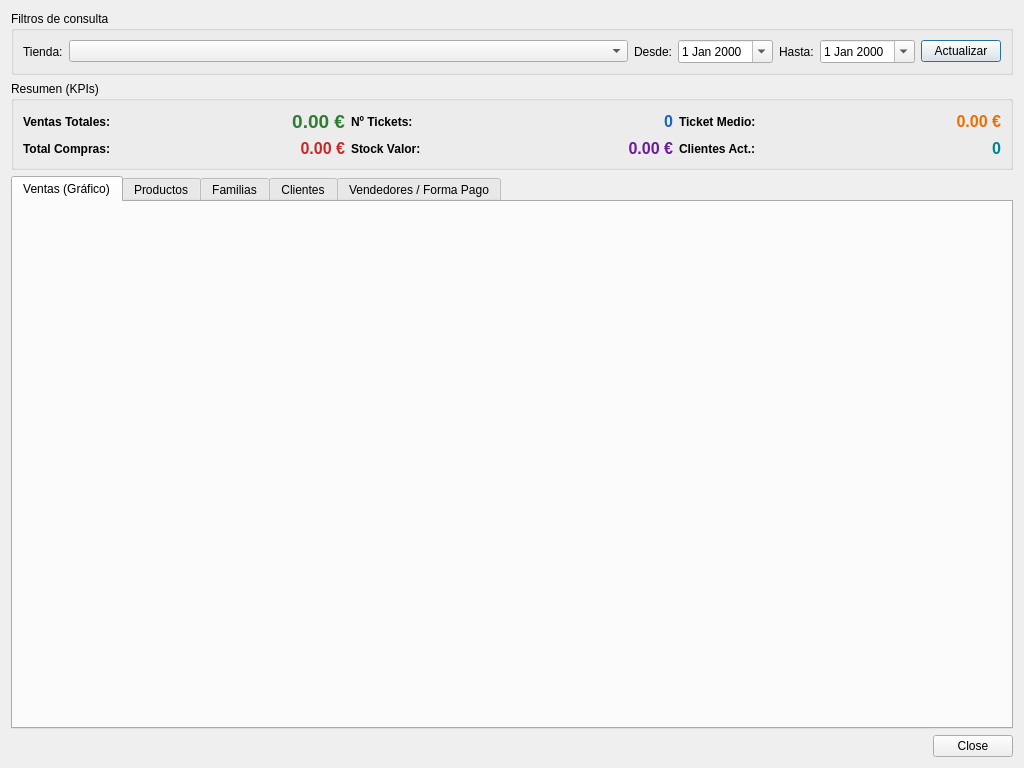
<?xml version="1.0" encoding="UTF-8"?>
<ui version="4.0">
 <class>Estadisticas</class>
 <widget class="QDialog" name="Estadisticas">
  <property name="geometry">
   <rect>
    <x>0</x>
    <y>0</y>
    <width>1024</width>
    <height>768</height>
   </rect>
  </property>
  <property name="windowTitle">
   <string>Estadísticas Avanzadas</string>
  </property>
  <layout class="QVBoxLayout" name="verticalLayout">
   <item>
    <widget class="QGroupBox" name="groupBoxFiltros">
     <property name="title">
      <string>Filtros de consulta</string>
     </property>
     <layout class="QHBoxLayout" name="horizontalLayout">
      <item>
       <widget class="QLabel" name="labelTienda">
        <property name="text">
         <string>Tienda:</string>
        </property>
       </widget>
      </item>
      <item>
       <widget class="QComboBox" name="comboTienda">
        <property name="sizePolicy">
         <sizepolicy hsizetype="Expanding" vsizetype="Fixed">
          <horstretch>0</horstretch>
          <verstretch>0</verstretch>
         </sizepolicy>
        </property>
       </widget>
      </item>
      <item>
       <widget class="QLabel" name="labelDesde">
        <property name="text">
         <string>Desde:</string>
        </property>
       </widget>
      </item>
      <item>
       <widget class="QDateEdit" name="dateDesde">
        <property name="calendarPopup">
         <bool>true</bool>
        </property>
       </widget>
      </item>
      <item>
       <widget class="QLabel" name="labelHasta">
        <property name="text">
         <string>Hasta:</string>
        </property>
       </widget>
      </item>
      <item>
       <widget class="QDateEdit" name="dateHasta">
        <property name="calendarPopup">
         <bool>true</bool>
        </property>
       </widget>
      </item>
      <item>
       <widget class="QPushButton" name="btnActualizar">
        <property name="text">
         <string>Actualizar</string>
        </property>
        <property name="icon">
         <iconset theme="view-refresh"/>
        </property>
       </widget>
      </item>
     </layout>
    </widget>
   </item>
   <item>
    <widget class="QGroupBox" name="groupBoxKPIs">
     <property name="title">
      <string>Resumen (KPIs)</string>
     </property>
     <layout class="QGridLayout" name="gridLayoutKPIs">
      <item row="0" column="0">
       <widget class="QLabel" name="labelKpiVentasTitle">
        <property name="text">
         <string>Ventas Totales:</string>
        </property>
        <property name="font">
         <font>
          <bold>true</bold>
         </font>
        </property>
       </widget>
      </item>
      <item row="0" column="1">
       <widget class="QLabel" name="lblVentasTotal">
        <property name="text">
         <string>0.00 €</string>
        </property>
        <property name="font">
         <font>
          <pointsize>14</pointsize>
          <bold>true</bold>
         </font>
        </property>
        <property name="styleSheet">
         <string>color: #2E7D32;</string>
        </property>
        <property name="alignment">
         <set>Qt::AlignRight|Qt::AlignTrailing|Qt::AlignVCenter</set>
        </property>
       </widget>
      </item>
      <item row="0" column="2">
       <widget class="QLabel" name="labelKpiTicketsTitle">
        <property name="text">
         <string>Nº Tickets:</string>
        </property>
        <property name="font">
         <font>
          <bold>true</bold>
         </font>
        </property>
       </widget>
      </item>
      <item row="0" column="3">
       <widget class="QLabel" name="lblNumTickets">
        <property name="text">
         <string>0</string>
        </property>
        <property name="font">
         <font>
          <pointsize>12</pointsize>
          <bold>true</bold>
         </font>
        </property>
        <property name="styleSheet">
         <string>color: #1565C0;</string>
        </property>
        <property name="alignment">
         <set>Qt::AlignRight|Qt::AlignTrailing|Qt::AlignVCenter</set>
        </property>
       </widget>
      </item>
      <item row="0" column="4">
       <widget class="QLabel" name="labelKpiMedioTitle">
        <property name="text">
         <string>Ticket Medio:</string>
        </property>
        <property name="font">
         <font>
          <bold>true</bold>
         </font>
        </property>
       </widget>
      </item>
      <item row="0" column="5">
       <widget class="QLabel" name="lblTicketMedio">
        <property name="text">
         <string>0.00 €</string>
        </property>
        <property name="font">
         <font>
          <pointsize>12</pointsize>
          <bold>true</bold>
         </font>
        </property>
        <property name="styleSheet">
         <string>color: #EF6C00;</string>
        </property>
        <property name="alignment">
         <set>Qt::AlignRight|Qt::AlignTrailing|Qt::AlignVCenter</set>
        </property>
       </widget>
      </item>
      <item row="1" column="0">
       <widget class="QLabel" name="labelKpiComprasTitle">
        <property name="text">
         <string>Total Compras:</string>
        </property>
        <property name="font">
         <font>
          <bold>true</bold>
         </font>
        </property>
       </widget>
      </item>
      <item row="1" column="1">
       <widget class="QLabel" name="lblTotalCompras">
        <property name="text">
         <string>0.00 €</string>
        </property>
        <property name="font">
         <font>
          <pointsize>12</pointsize>
          <bold>true</bold>
         </font>
        </property>
        <property name="styleSheet">
         <string>color: #C62828;</string>
        </property>
        <property name="alignment">
         <set>Qt::AlignRight|Qt::AlignTrailing|Qt::AlignVCenter</set>
        </property>
       </widget>
      </item>
      <item row="1" column="2">
       <widget class="QLabel" name="labelKpiStockTitle">
        <property name="text">
         <string>Stock Valor:</string>
        </property>
        <property name="font">
         <font>
          <bold>true</bold>
         </font>
        </property>
       </widget>
      </item>
      <item row="1" column="3">
       <widget class="QLabel" name="lblValorStock">
        <property name="text">
         <string>0.00 €</string>
        </property>
        <property name="font">
         <font>
          <pointsize>12</pointsize>
          <bold>true</bold>
         </font>
        </property>
        <property name="styleSheet">
         <string>color: #6A1B9A;</string>
        </property>
        <property name="alignment">
         <set>Qt::AlignRight|Qt::AlignTrailing|Qt::AlignVCenter</set>
        </property>
       </widget>
      </item>
      <item row="1" column="4">
       <widget class="QLabel" name="labelKpiClientesTitle">
        <property name="text">
         <string>Clientes Act.:</string>
        </property>
        <property name="font">
         <font>
          <bold>true</bold>
         </font>
        </property>
       </widget>
      </item>
      <item row="1" column="5">
       <widget class="QLabel" name="lblClientesActivos">
        <property name="text">
         <string>0</string>
        </property>
        <property name="font">
         <font>
          <pointsize>12</pointsize>
          <weight>75</weight>
          <bold>true</bold>
         </font>
        </property>
        <property name="styleSheet">
         <string>color: #00838F;</string>
        </property>
        <property name="alignment">
         <set>Qt::AlignRight|Qt::AlignTrailing|Qt::AlignVCenter</set>
        </property>
       </widget>
      </item>
     </layout>
    </widget>
   </item>
   <item>
    <widget class="QTabWidget" name="tabWidgetEstadisticas">
     <property name="currentIndex">
      <number>0</number>
     </property>
     <widget class="QWidget" name="tabGraficos">
      <attribute name="title">
       <string>Ventas (Gráfico)</string>
      </attribute>
      <layout class="QVBoxLayout" name="verticalLayout_2">
       <item>
        <widget class="QWidget" name="widgetContenedorGrafico" native="true">
         <property name="sizePolicy">
          <sizepolicy hsizetype="Expanding" vsizetype="Expanding">
           <horstretch>0</horstretch>
           <verstretch>0</verstretch>
          </sizepolicy>
         </property>
         <layout class="QVBoxLayout" name="layoutGrafico"/>
        </widget>
       </item>
      </layout>
     </widget>
     <widget class="QWidget" name="tabProductos">
      <attribute name="title">
       <string>Productos</string>
      </attribute>
      <layout class="QHBoxLayout" name="horizontalLayout_2">
       <item>
        <widget class="QGroupBox" name="groupBoxTopVentas">
         <property name="title">
          <string>Más Vendidos (Cantidad)</string>
         </property>
         <layout class="QVBoxLayout" name="verticalLayout_3">
          <item>
           <widget class="QTableView" name="tablaTopVendidos">
            <property name="editTriggers">
             <set>QAbstractItemView::NoEditTriggers</set>
            </property>
            <property name="selectionBehavior">
             <set>QAbstractItemView::SelectRows</set>
            </property>
            <property name="sortingEnabled">
             <bool>true</bool>
            </property>
           </widget>
          </item>
         </layout>
        </widget>
       </item>
       <item>
        <widget class="QGroupBox" name="groupBoxTopRentables">
         <property name="title">
          <string>Más Rentables (Importe)</string>
         </property>
         <layout class="QVBoxLayout" name="verticalLayout_4">
          <item>
           <widget class="QTableView" name="tablaTopRentables">
            <property name="editTriggers">
             <set>QAbstractItemView::NoEditTriggers</set>
            </property>
            <property name="selectionBehavior">
             <set>QAbstractItemView::SelectRows</set>
            </property>
            <property name="sortingEnabled">
             <bool>true</bool>
            </property>
           </widget>
          </item>
         </layout>
        </widget>
       </item>
      </layout>
     </widget>
     <widget class="QWidget" name="tabFamilias">
      <attribute name="title">
       <string>Familias</string>
      </attribute>
      <layout class="QVBoxLayout" name="verticalLayout_5">
       <item>
        <widget class="QTableView" name="tablaFamilias">
         <property name="editTriggers">
          <set>QAbstractItemView::NoEditTriggers</set>
         </property>
         <property name="selectionBehavior">
          <set>QAbstractItemView::SelectRows</set>
         </property>
         <property name="sortingEnabled">
          <bool>true</bool>
         </property>
        </widget>
       </item>
      </layout>
     </widget>
     <widget class="QWidget" name="tabClientes">
      <attribute name="title">
       <string>Clientes</string>
      </attribute>
      <layout class="QVBoxLayout" name="verticalLayout_6">
       <item>
        <widget class="QTableView" name="tablaMejoresClientes">
         <property name="editTriggers">
          <set>QAbstractItemView::NoEditTriggers</set>
         </property>
         <property name="selectionBehavior">
          <set>QAbstractItemView::SelectRows</set>
         </property>
         <property name="sortingEnabled">
          <bool>true</bool>
         </property>
        </widget>
       </item>
      </layout>
     </widget>
     <widget class="QWidget" name="tabVendedores">
      <attribute name="title">
       <string>Vendedores / Forma Pago</string>
      </attribute>
      <layout class="QHBoxLayout" name="horizontalLayout_3">
       <item>
        <widget class="QGroupBox" name="groupBoxVendedores">
         <property name="title">
          <string>Ventas por Usuario/Vendedor</string>
         </property>
         <layout class="QVBoxLayout" name="verticalLayout_7">
          <item>
           <widget class="QTableView" name="tablaVendedores">
            <property name="editTriggers">
             <set>QAbstractItemView::NoEditTriggers</set>
            </property>
            <property name="selectionBehavior">
             <set>QAbstractItemView::SelectRows</set>
            </property>
            <property name="sortingEnabled">
             <bool>true</bool>
            </property>
           </widget>
          </item>
         </layout>
        </widget>
       </item>
       <item>
        <widget class="QGroupBox" name="groupBoxFormaPago">
         <property name="title">
          <string>Ventas por Forma de Pago</string>
         </property>
         <layout class="QVBoxLayout" name="verticalLayout_8">
          <item>
           <widget class="QTableView" name="tablaFormaPago">
            <property name="editTriggers">
             <set>QAbstractItemView::NoEditTriggers</set>
            </property>
            <property name="selectionBehavior">
             <set>QAbstractItemView::SelectRows</set>
            </property>
            <property name="sortingEnabled">
             <bool>true</bool>
            </property>
           </widget>
          </item>
         </layout>
        </widget>
       </item>
      </layout>
     </widget>
    </widget>
   </item>
   <item>
    <widget class="QDialogButtonBox" name="buttonBox">
     <property name="orientation">
      <enum>Qt::Horizontal</enum>
     </property>
     <property name="standardButtons">
      <set>QDialogButtonBox::Close</set>
     </property>
    </widget>
   </item>
  </layout>
 </widget>
 <resources/>
 <connections>
  <connection>
   <sender>buttonBox</sender>
   <signal>accepted()</signal>
   <receiver>Estadisticas</receiver>
   <slot>accept()</slot>
   <hints>
    <hint type="sourcelabel">
     <x>248</x>
     <y>254</y>
    </hint>
    <hint type="destinationlabel">
     <x>157</x>
     <y>274</y>
    </hint>
   </hints>
  </connection>
  <connection>
   <sender>buttonBox</sender>
   <signal>rejected()</signal>
   <receiver>Estadisticas</receiver>
   <slot>reject()</slot>
   <hints>
    <hint type="sourcelabel">
     <x>316</x>
     <y>260</y>
    </hint>
    <hint type="destinationlabel">
     <x>286</x>
     <y>274</y>
    </hint>
   </hints>
  </connection>
 </connections>
</ui>
